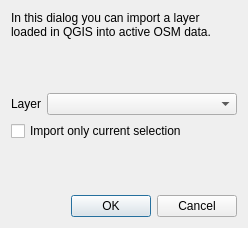
<ui version="4.0" >
 <class>DlgImport</class>
 <widget class="QDialog" name="DlgImport" >
  <property name="windowModality" >
   <enum>Qt::ApplicationModal</enum>
  </property>
  <property name="geometry" >
   <rect>
    <x>0</x>
    <y>0</y>
    <width>248</width>
    <height>228</height>
   </rect>
  </property>
  <property name="windowTitle" >
   <string>Import data to OSM</string>
  </property>
  <property name="modal" >
   <bool>true</bool>
  </property>
  <layout class="QVBoxLayout" >
   <item>
    <widget class="QLabel" name="label" >
     <property name="text" >
      <string>In this dialog you can import a layer loaded in QGIS into active OSM data.</string>
     </property>
     <property name="wordWrap" >
      <bool>true</bool>
     </property>
    </widget>
   </item>
   <item>
    <spacer>
     <property name="orientation" >
      <enum>Qt::Vertical</enum>
     </property>
     <property name="sizeHint" >
      <size>
       <width>20</width>
       <height>29</height>
      </size>
     </property>
    </spacer>
   </item>
   <item>
    <layout class="QHBoxLayout" >
     <item>
      <widget class="QLabel" name="label_2" >
       <property name="text" >
        <string>Layer</string>
       </property>
      </widget>
     </item>
     <item>
      <widget class="QComboBox" name="cboLayer" >
       <property name="sizePolicy" >
        <sizepolicy vsizetype="Fixed" hsizetype="Expanding" >
         <horstretch>0</horstretch>
         <verstretch>0</verstretch>
        </sizepolicy>
       </property>
      </widget>
     </item>
    </layout>
   </item>
   <item>
    <widget class="QCheckBox" name="chkOnlySelection" >
     <property name="text" >
      <string>Import only current selection</string>
     </property>
    </widget>
   </item>
   <item>
    <spacer>
     <property name="orientation" >
      <enum>Qt::Vertical</enum>
     </property>
     <property name="sizeHint" >
      <size>
       <width>20</width>
       <height>40</height>
      </size>
     </property>
    </spacer>
   </item>
   <item>
    <widget class="QDialogButtonBox" name="buttonBox" >
     <property name="orientation" >
      <enum>Qt::Horizontal</enum>
     </property>
     <property name="standardButtons" >
      <set>QDialogButtonBox::Cancel|QDialogButtonBox::NoButton|QDialogButtonBox::Ok</set>
     </property>
    </widget>
   </item>
  </layout>
 </widget>
 <tabstops>
  <tabstop>cboLayer</tabstop>
  <tabstop>chkOnlySelection</tabstop>
  <tabstop>buttonBox</tabstop>
 </tabstops>
 <resources/>
 <connections>
  <connection>
   <sender>buttonBox</sender>
   <signal>rejected()</signal>
   <receiver>DlgImport</receiver>
   <slot>reject()</slot>
   <hints>
    <hint type="sourcelabel" >
     <x>238</x>
     <y>213</y>
    </hint>
    <hint type="destinationlabel" >
     <x>247</x>
     <y>227</y>
    </hint>
   </hints>
  </connection>
 </connections>
</ui>
